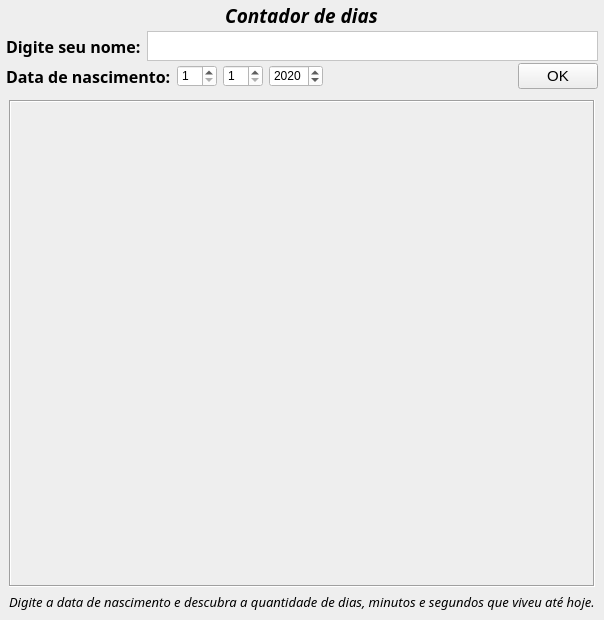
<?xml version="1.0" encoding="UTF-8"?>
<ui version="4.0">
 <class>MainWindow</class>
 <widget class="QMainWindow" name="MainWindow">
  <property name="geometry">
   <rect>
    <x>0</x>
    <y>0</y>
    <width>527</width>
    <height>620</height>
   </rect>
  </property>
  <property name="maximumSize">
   <size>
    <width>16777215</width>
    <height>16777215</height>
   </size>
  </property>
  <property name="windowTitle">
   <string>MainWindow</string>
  </property>
  <property name="styleSheet">
   <string notr="true">background-color: rgb(238, 238, 238);</string>
  </property>
  <property name="dockOptions">
   <set>QMainWindow::AllowTabbedDocks|QMainWindow::AnimatedDocks</set>
  </property>
  <widget class="QWidget" name="centralwidget">
   <layout class="QVBoxLayout" name="verticalLayout">
    <property name="spacing">
     <number>0</number>
    </property>
    <property name="leftMargin">
     <number>0</number>
    </property>
    <property name="topMargin">
     <number>0</number>
    </property>
    <property name="rightMargin">
     <number>0</number>
    </property>
    <property name="bottomMargin">
     <number>0</number>
    </property>
    <item>
     <widget class="QFrame" name="frame">
      <property name="minimumSize">
       <size>
        <width>0</width>
        <height>30</height>
       </size>
      </property>
      <property name="frameShape">
       <enum>QFrame::NoFrame</enum>
      </property>
      <property name="frameShadow">
       <enum>QFrame::Raised</enum>
      </property>
      <layout class="QHBoxLayout" name="horizontalLayout_2">
       <property name="spacing">
        <number>0</number>
       </property>
       <property name="leftMargin">
        <number>0</number>
       </property>
       <property name="topMargin">
        <number>0</number>
       </property>
       <property name="rightMargin">
        <number>0</number>
       </property>
       <property name="bottomMargin">
        <number>0</number>
       </property>
       <item>
        <widget class="QLabel" name="label_2">
         <property name="minimumSize">
          <size>
           <width>20</width>
           <height>31</height>
          </size>
         </property>
         <property name="maximumSize">
          <size>
           <width>231</width>
           <height>16777215</height>
          </size>
         </property>
         <property name="font">
          <font>
           <family>Bahnschrift</family>
           <pointsize>14</pointsize>
           <weight>75</weight>
           <italic>true</italic>
           <bold>true</bold>
          </font>
         </property>
         <property name="autoFillBackground">
          <bool>false</bool>
         </property>
         <property name="text">
          <string>Contador de dias</string>
         </property>
         <property name="alignment">
          <set>Qt::AlignCenter</set>
         </property>
        </widget>
       </item>
      </layout>
     </widget>
    </item>
    <item>
     <widget class="QFrame" name="frame_2">
      <property name="minimumSize">
       <size>
        <width>0</width>
        <height>30</height>
       </size>
      </property>
      <property name="maximumSize">
       <size>
        <width>16777215</width>
        <height>30</height>
       </size>
      </property>
      <property name="frameShape">
       <enum>QFrame::NoFrame</enum>
      </property>
      <property name="frameShadow">
       <enum>QFrame::Raised</enum>
      </property>
      <layout class="QHBoxLayout" name="horizontalLayout_3">
       <property name="spacing">
        <number>6</number>
       </property>
       <property name="leftMargin">
        <number>6</number>
       </property>
       <property name="topMargin">
        <number>0</number>
       </property>
       <property name="rightMargin">
        <number>6</number>
       </property>
       <property name="bottomMargin">
        <number>0</number>
       </property>
       <item>
        <widget class="QLabel" name="label">
         <property name="font">
          <font>
           <family>Bahnschrift</family>
           <pointsize>12</pointsize>
           <weight>75</weight>
           <bold>true</bold>
          </font>
         </property>
         <property name="text">
          <string>Digite seu nome:</string>
         </property>
        </widget>
       </item>
       <item>
        <widget class="QTextEdit" name="text_name">
         <property name="font">
          <font>
           <pointsize>11</pointsize>
          </font>
         </property>
         <property name="styleSheet">
          <string notr="true">background-color: rgb(255, 255, 255);</string>
         </property>
         <property name="verticalScrollBarPolicy">
          <enum>Qt::ScrollBarAlwaysOff</enum>
         </property>
         <property name="horizontalScrollBarPolicy">
          <enum>Qt::ScrollBarAlwaysOff</enum>
         </property>
         <property name="tabChangesFocus">
          <bool>true</bool>
         </property>
         <property name="readOnly">
          <bool>false</bool>
         </property>
        </widget>
       </item>
      </layout>
     </widget>
    </item>
    <item>
     <widget class="QFrame" name="frame_3">
      <property name="minimumSize">
       <size>
        <width>0</width>
        <height>30</height>
       </size>
      </property>
      <property name="maximumSize">
       <size>
        <width>16777215</width>
        <height>30</height>
       </size>
      </property>
      <property name="frameShape">
       <enum>QFrame::NoFrame</enum>
      </property>
      <property name="frameShadow">
       <enum>QFrame::Raised</enum>
      </property>
      <layout class="QHBoxLayout" name="horizontalLayout">
       <property name="spacing">
        <number>6</number>
       </property>
       <property name="leftMargin">
        <number>6</number>
       </property>
       <property name="topMargin">
        <number>0</number>
       </property>
       <property name="rightMargin">
        <number>6</number>
       </property>
       <property name="bottomMargin">
        <number>0</number>
       </property>
       <item>
        <widget class="QLabel" name="label_3">
         <property name="font">
          <font>
           <family>Bahnschrift</family>
           <pointsize>12</pointsize>
           <weight>75</weight>
           <bold>true</bold>
          </font>
         </property>
         <property name="text">
          <string>Data de nascimento:</string>
         </property>
        </widget>
       </item>
       <item>
        <widget class="QSpinBox" name="spin_day">
         <property name="minimumSize">
          <size>
           <width>0</width>
           <height>0</height>
          </size>
         </property>
         <property name="maximumSize">
          <size>
           <width>40</width>
           <height>16777215</height>
          </size>
         </property>
         <property name="styleSheet">
          <string notr="true">background-color: rgb(255, 255, 255);</string>
         </property>
         <property name="minimum">
          <number>1</number>
         </property>
         <property name="maximum">
          <number>31</number>
         </property>
        </widget>
       </item>
       <item>
        <widget class="QSpinBox" name="spin_month">
         <property name="maximumSize">
          <size>
           <width>40</width>
           <height>16777215</height>
          </size>
         </property>
         <property name="styleSheet">
          <string notr="true">background-color: rgb(255, 255, 255);</string>
         </property>
         <property name="minimum">
          <number>1</number>
         </property>
         <property name="maximum">
          <number>12</number>
         </property>
        </widget>
       </item>
       <item>
        <widget class="QSpinBox" name="spin_year">
         <property name="maximumSize">
          <size>
           <width>80</width>
           <height>16777215</height>
          </size>
         </property>
         <property name="styleSheet">
          <string notr="true">background-color: rgb(255, 255, 255);</string>
         </property>
         <property name="minimum">
          <number>1</number>
         </property>
         <property name="maximum">
          <number>9999</number>
         </property>
         <property name="singleStep">
          <number>1</number>
         </property>
         <property name="value">
          <number>2020</number>
         </property>
         <property name="displayIntegerBase">
          <number>10</number>
         </property>
        </widget>
       </item>
       <item>
        <spacer name="horizontalSpacer">
         <property name="orientation">
          <enum>Qt::Horizontal</enum>
         </property>
         <property name="sizeHint" stdset="0">
          <size>
           <width>40</width>
           <height>20</height>
          </size>
         </property>
        </spacer>
       </item>
       <item>
        <widget class="QPushButton" name="ok_button">
         <property name="font">
          <font>
           <pointsize>11</pointsize>
          </font>
         </property>
         <property name="text">
          <string>OK</string>
         </property>
        </widget>
       </item>
      </layout>
     </widget>
    </item>
    <item>
     <widget class="QFrame" name="frame_4">
      <property name="frameShape">
       <enum>QFrame::NoFrame</enum>
      </property>
      <property name="frameShadow">
       <enum>QFrame::Raised</enum>
      </property>
      <layout class="QVBoxLayout" name="verticalLayout_2">
       <item>
        <widget class="QTextEdit" name="text_result">
         <property name="font">
          <font>
           <pointsize>20</pointsize>
          </font>
         </property>
         <property name="frameShape">
          <enum>QFrame::Box</enum>
         </property>
         <property name="html">
          <string>&lt;!DOCTYPE HTML PUBLIC &quot;-//W3C//DTD HTML 4.0//EN&quot; &quot;http://www.w3.org/TR/REC-html40/strict.dtd&quot;&gt;
&lt;html&gt;&lt;head&gt;&lt;meta name=&quot;qrichtext&quot; content=&quot;1&quot; /&gt;&lt;style type=&quot;text/css&quot;&gt;
p, li { white-space: pre-wrap; }
&lt;/style&gt;&lt;/head&gt;&lt;body style=&quot; font-family:'MS Shell Dlg 2'; font-size:20pt; font-weight:400; font-style:normal;&quot;&gt;
&lt;p style=&quot;-qt-paragraph-type:empty; margin-top:0px; margin-bottom:0px; margin-left:0px; margin-right:0px; -qt-block-indent:0; text-indent:0px;&quot;&gt;&lt;br /&gt;&lt;/p&gt;
&lt;p style=&quot;-qt-paragraph-type:empty; margin-top:0px; margin-bottom:0px; margin-left:0px; margin-right:0px; -qt-block-indent:0; text-indent:0px; font-size:25pt;&quot;&gt;&lt;br /&gt;&lt;/p&gt;&lt;/body&gt;&lt;/html&gt;</string>
         </property>
         <property name="textInteractionFlags">
          <set>Qt::NoTextInteraction</set>
         </property>
        </widget>
       </item>
       <item>
        <widget class="QLabel" name="label_5">
         <property name="maximumSize">
          <size>
           <width>16777215</width>
           <height>20</height>
          </size>
         </property>
         <property name="font">
          <font>
           <family>Bahnschrift</family>
           <pointsize>10</pointsize>
           <weight>50</weight>
           <italic>true</italic>
           <bold>false</bold>
          </font>
         </property>
         <property name="text">
          <string>Digite a data de nascimento e descubra a quantidade de dias, minutos e segundos que viveu até hoje.</string>
         </property>
        </widget>
       </item>
      </layout>
     </widget>
    </item>
   </layout>
  </widget>
 </widget>
 <resources/>
 <connections/>
</ui>
